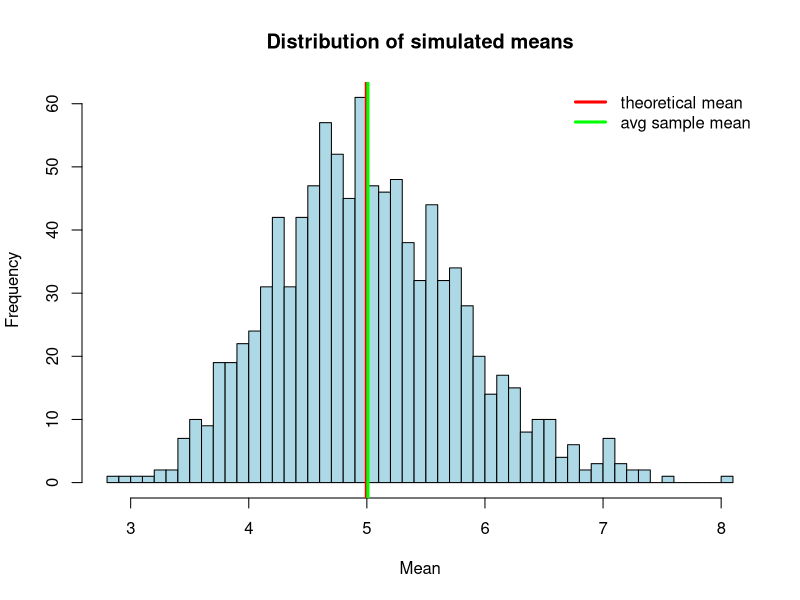
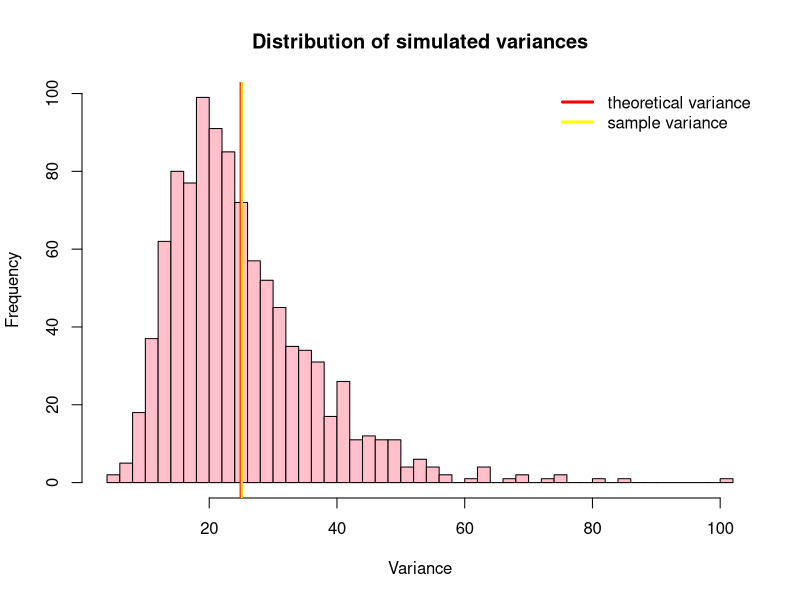
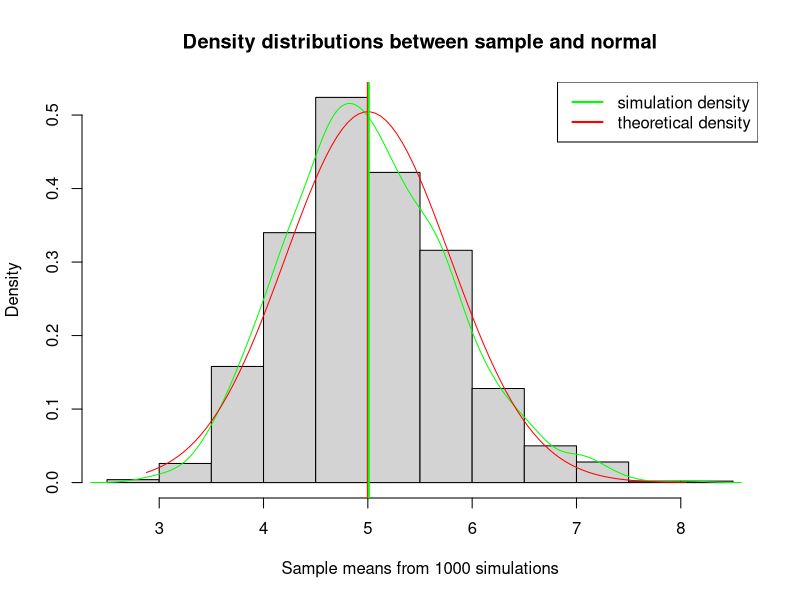
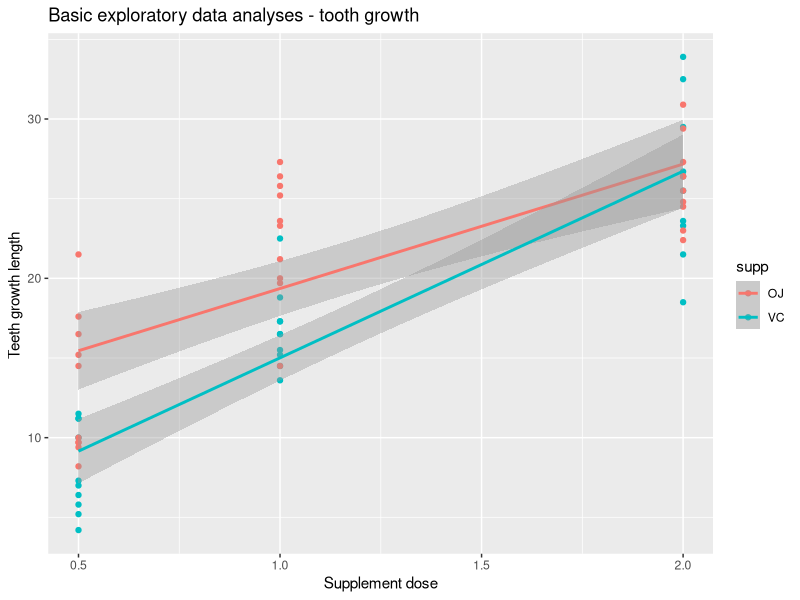
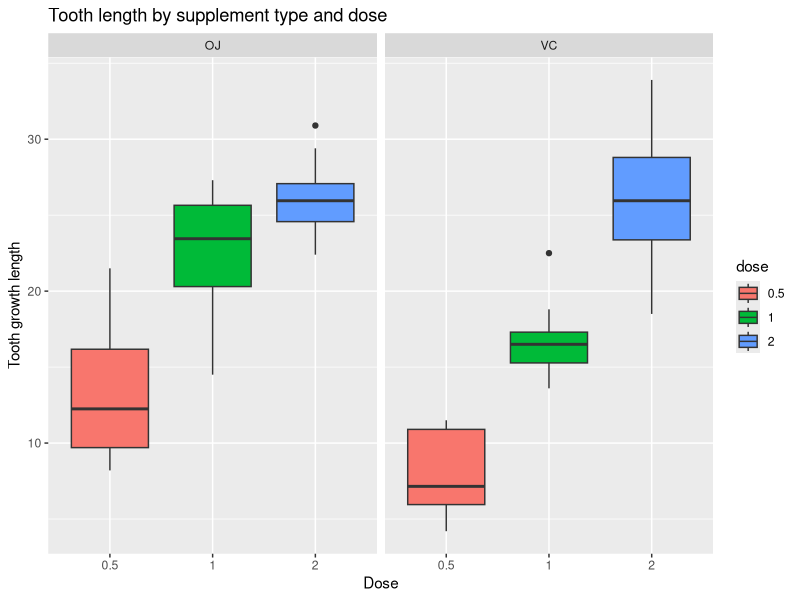
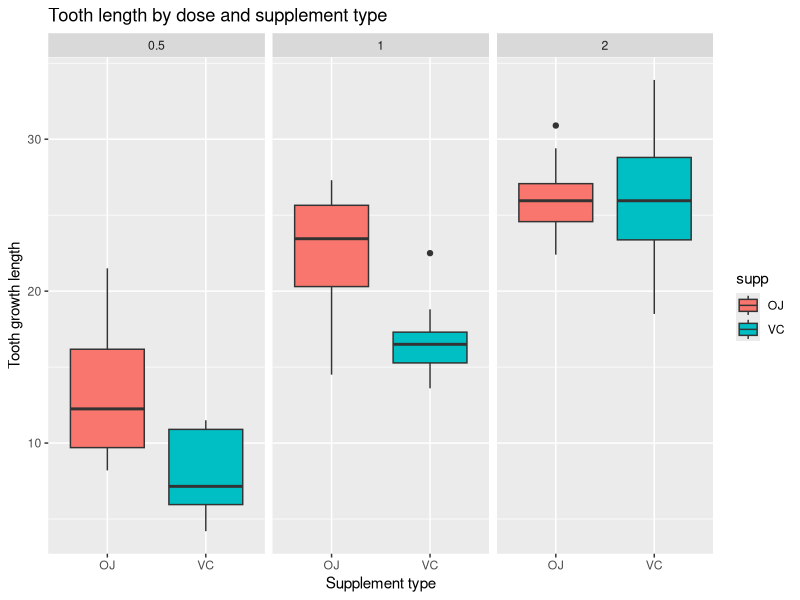

Recreate these plots in R, in order.
## ---- chunk 1
sessionInfo()

set.seed(2021)

## ---- chunk 2
library(stats)
library(ggplot2)
library(sqldf)
library(dplyr, warn.conflicts = F)

## ---- chunk 3
# investigate the distribution of averages of 40 exponentials
n <- 40
# set lambda = 0.2 for all of the simulations
lambda <- 0.2
# need to do a thousand simulations 
nosim <- 1000
# Create simulations dataset
simdata <- matrix(rexp(n*nosim, lambda), nrow = nosim, ncol = n)

## ---- chunk 4
mns <- apply(simdata,1,mean)
hist(mns,col="light blue",breaks=50, xlab = "Mean",main = "Distribution of simulated means")
abline(v=1/lambda,col="red",lwd=4)
abline(v=round(mean(mns),3),col="green",lwd=3)
legend('topright', c("theoretical mean","avg sample mean"), col=c("red", "green"), lty=c(1,1), lwd=c(3,3), bty = "n")
comMeans<-paste('sample mean =', round(mean(mns),3), ', theoretical mean=', 1/lambda, sep = "", collapse = NULL)
comMeans

## ---- chunk 5
vars <- apply(simdata,1,var)
hist(vars,col="pink",breaks=50, xlab = "Variance", main = "Distribution of simulated variances")
abline(v=1/lambda^2,col="red",lwd=3)
abline(v=round(mean(vars),3),col="yellow",lwd=2)
legend('topright', c("theoretical variance","sample variance"), col=c("red", "yellow"), lty=c(1,1), lwd=c(3,3), bty = "n")
comVars<-paste('sample variance =', round(mean(vars),3), ', theoretical variance=', 1/lambda^2, sep = "", collapse = NULL)
comVars

## ---- chunk 6
## step 1 draw the histgram 
hist(mns,  prob=T,
     main="Density distributions between sample and normal",
     xlab="Sample means from 1000 simulations")

# step 2 draw simulated sample mean density distribution
lines(density(mns), col="green", lty=1)


# step 3 draw therotical mean desnity distibution
x <- seq(min(mns), max(mns), length=100)
y <- dnorm(x, mean=1/lambda, sd=(1/lambda/sqrt(n)))
lines(x, y, col="red", lty=1)

# step 4 draw both sample mean and theoretical Mean
abline(v=1/lambda, col='red', lwd=2)
abline(v=round(mean(mns),3),col="green",lwd=2)

# step 5 insert legends
legend('topright', c("simulation density", "theoretical density"), 
       lty=c(1,1), col=c("green", "red"), lwd=c(2,2))

## ---- chunk 7

data(ToothGrowth)
str(ToothGrowth)

summary(ToothGrowth)

qplot(dose, len, data = ToothGrowth, color = supp, geom = "point") +  
        geom_smooth(method = "lm") + 
        labs(title = "Basic exploratory data analyses - tooth growth ") + 
        labs(x = "Supplement dose", y = "Teeth growth length ")

## ---- chunk 8

GroupSumStats <- sqldf('select supp, dose, max(len) as Max, min(len) as Min,
                        median(len) as Median, avg(len) as Mean, 
                        round(stdev(len),2) as stdev, count(*) as n 
                        from ToothGrowth group by supp, dose')
GroupSumStats

#update dose as factor for analysis
ToothGrowth$dose<-as.factor(ToothGrowth$dose)

ggplot(aes(x=dose, y=len), data=ToothGrowth) + 
        geom_boxplot(aes(fill=dose)) + 
        xlab("Dose") +
        ylab("Tooth growth length") + 
        facet_grid(~ supp) + 
        ggtitle("Tooth length by supplement type and dose")

ggplot(aes(x=supp, y=len), data=ToothGrowth) + 
        geom_boxplot(aes(fill=supp)) + 
        xlab("Supplement type") +
        ylab("Tooth growth length") + 
        facet_grid(~ dose) + 
        ggtitle("Tooth length by dose and supplement type") 
## ---- chunk 9
## OJ and VC data
OJ <- filter(ToothGrowth, supp == 'OJ')$len
VC <- filter(ToothGrowth, supp == 'VC')$len

## t- test by supplement type OJ and VC
t.test(OJ, VC, paired = FALSE, var.equal = FALSE)

## ---- chunk 10
##  data by dose: 0.5,1.0 and  2.0
dose_0.5 <- filter(ToothGrowth, dose == 0.5)$len
dose_1.0 <- filter(ToothGrowth, dose == 1.0)$len
dose_2.0 <- filter(ToothGrowth, dose == 2.0)$len

## t- test by dose 0.5 and 1.0
t.test(dose_0.5, dose_1.0, paired = FALSE, var.equal = FALSE)

## t- test by dose 0.5 and 2.0
t.test(dose_0.5, dose_2.0, paired = FALSE, var.equal = FALSE)

## t- test by dose 1.0 and 2.0
t.test(dose_1.0, dose_2.0, paired = FALSE, var.equal = FALSE)
